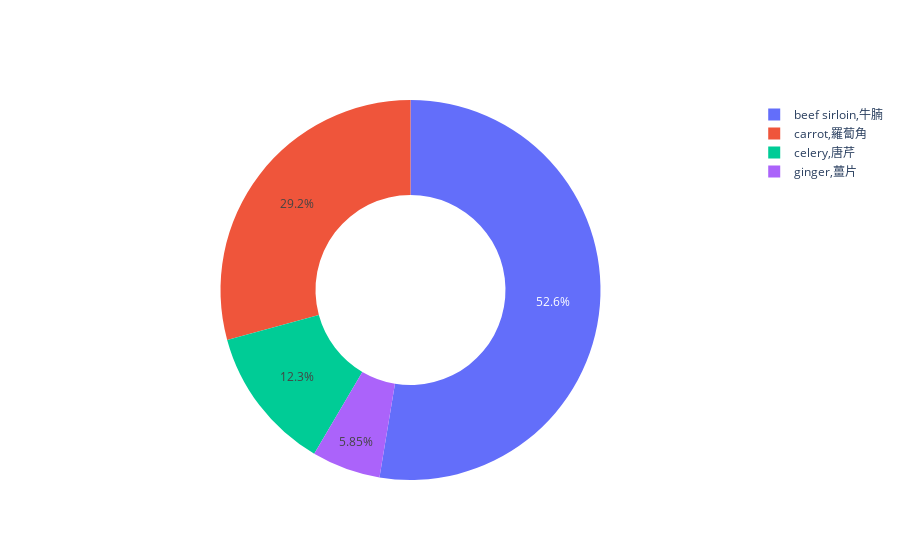

This figure's notebook cell:
### Code cell
import plotly.graph_objects as go

labels = list(zip(df.query("MenuItemName == '香辣孜然燜牛腩'")['RawIngredientsEngSimple'].values[0], df.query("MenuItemName == '香辣孜然燜牛腩'")['RawIngredientsChinese'].values[0]))
values = [4500, 2500, 1053, 500]

# Use `hole` to create a donut-like pie chart
fig = go.Figure(data=[go.Pie(labels=labels, values=values, hole=.5)])
fig.show()

### Figure 1 — Plotly figure (JSON) as saved in the notebook; plotly's stock layout.template omitted (floating-point values rounded to 4 significant figures)
{"data": [{"hole": 0.5, "labels": [["beef sirloin", "牛腩"], ["carrot", "羅蔔角"], ["celery", "唐芹"], ["ginger", "薑片"], ["cumin", "孜然粉"], ["oil", "順嘜食油"], ["seasoning", "調味料"]], "type": "pie", "values": [4500, 2500, 1053, 500]}], "layout": {}}
